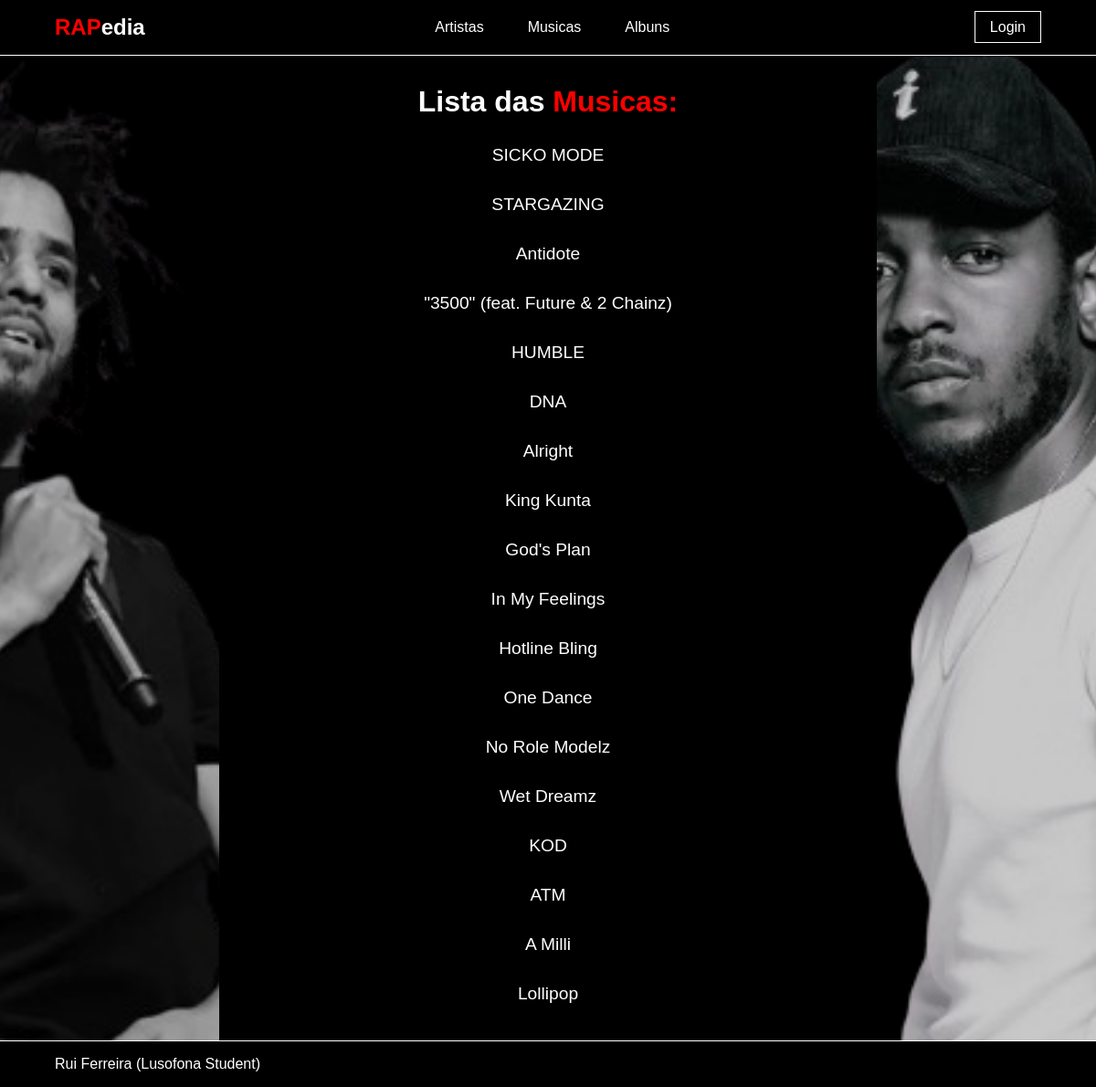
The app's page /bandasrap/musicas/ with its own data.
### bandasrap/models.py (models this page shows, shortened)
class Musica(models.Model):
    nome = models.CharField(max_length=200)
    ano_lancamento = models.IntegerField()
    link = models.URLField(max_length=200)
    duracao = models.IntegerField(null=True)
    artista = models.ForeignKey(Artista, on_delete=models.CASCADE, related_name='musicas', null = True)
    letra = models.TextField(default='', null=True, blank=True)
    foto = models.ImageField(null=True, blank=True)

### bandasrap/views.py (the view)
# urls.py: path('musicas/', views.musicas_view, name='musicas'),
def musicas_view(request):
    context = {
      'musicas': Musica.objects.all(),
   }
    return render(request, "bandasrap/musicaslist.html", context)

### bandasrap/templates/bandasrap/musicaslist.html (shortened to what this page needs)
<!DOCTYPE html>
{% extends "bandasrap/layout.html" %}
{%block content%}
<div class = "list">
    <h1>Lista das <span>Musicas:</span></h1>
    <ul>
    {% for musica in musicas %}
        <li>
            <a href="{% url 'bandasrap:musica' musica.id %}">{{ musica.nome }}</a>
        </li>
    {% endfor %}
</ul>
</div>
{%endblock%}

### static/bandasrap/style.css (style rules this page uses)
html, body { height: 100%; margin: 0; padding: 0; }
body { background-color: #000; color: #fff; font-family: Arial, sans-serif; position: relative; display: flex; flex-direction: column; min-height: 100vh; }
body::before, body::after { content: ''; position: fixed; top: 0; bottom: 0; width: 20%; background-size: cover; background-position: center; z-index: -1; opacity: 0.8; }
body::before { left: 0; background-image: url('14855555848339-removebg-preview.png'); }
body::after { right: 0; background-image: url('1_bd6bO3dh9wIQfYj5hsQ6Qw-removebg-preview.png'); }
span { color: #f00; }
.list { text-align: center; margin: 2rem auto; }
.list ul { list-style: none; padding: 0; }
.list li { margin: 1rem 0; }
.list a { color: #fff; text-decoration: none; font-size: 1.2rem; padding: 0.5rem 1rem; display: inline-block; transition: transform 0.3s, background-color 0.3s; }

### records on screen
Musica: nome "SICKO MODE"
Musica: nome "STARGAZING"
Musica: nome "Antidote"
Musica: nome "\"3500\" (feat. Future & 2 Chainz)"
Musica: nome "HUMBLE"
Musica: nome "DNA"
Musica: nome "Alright"
Musica: nome "King Kunta"
Musica: nome "God's Plan"
Musica: nome "In My Feelings"
Musica: nome "Hotline Bling"
Musica: nome "One Dance"
Musica: nome "No Role Modelz"
Musica: nome "Wet Dreamz"
Musica: nome "KOD"
Musica: nome "ATM"
Musica: nome "A Milli"
Musica: nome "Lollipop"
